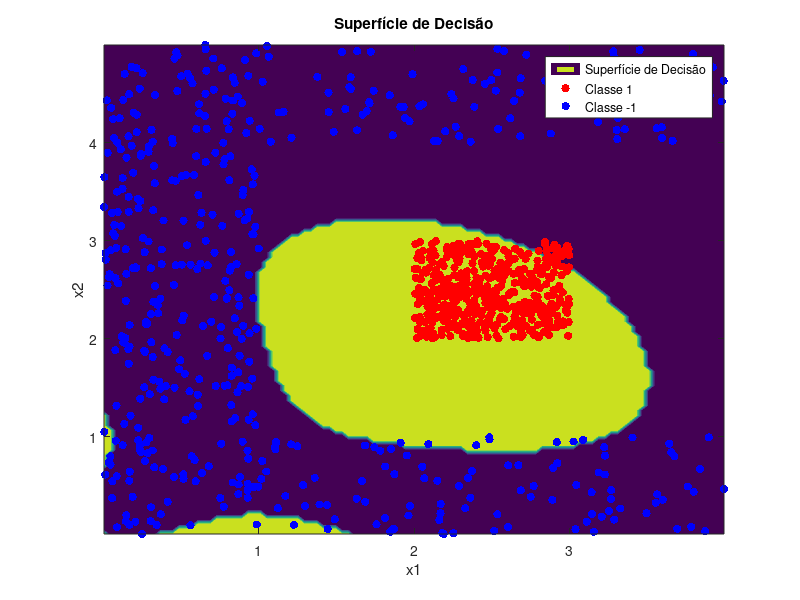

Reproduce this figure in MATLAB.
clear;
clc;
close
dados = load('two_classes.dat');
x = dados(:, 1:2);
y = dados(:, 3);
N = size(x, 1);  % Número de amostras
p = 2;  % Dimensionalidade dos dados (correspondente ao número de características em x)
q = 10;  % Número de centros

X = x';  % Transpor para que as colunas representem amostras
D = y';  % Transpor para alinhar as dimensões com X
C = randn(p, q);  % Inicializar aleatoriamente os centros com a dimensionalidade correta
sigma = 1;  % Parâmetro sigma da RBF
Z = zeros(q, N);  % Inicializar a matriz Z

% Calcular os valores da RBF
for i = 1:N
    for j = 1:q
        u = norm(X(:, i) - C(:, j));
        fu = exp((-u^2) / (2 * sigma^2));
        Z(j, i) = fu;
    end
end

% Adicionar o termo do Bias em Z
Z = [(-1) * ones(1, N); Z];

% Calcular a matriz de pesos M
M = (D * Z') / (Z * Z');

% Realizar as previsões
acerto = 0;
for i = 1:N
    % Previsão baseada no sinal de M * Z(:, i)
    if M * Z(:, i) > 0
        previsao = 1;
    else
        previsao = -1;
    end

    desejado = D(i);  % O valor desejado da classe

    % Verifica se a previsão está correta
    if previsao == desejado
        acerto = acerto + 1;
    end
end

% Calcular a taxa de acerto
tx = acerto / N;
disp(['Taxa de acerto: ', num2str(tx * 100), '%']);

% Criar uma grade de pontos no espaço das características
[x1Grid, x2Grid] = meshgrid(linspace(min(x(:,1)), max(x(:,1)), 100), linspace(min(x(:,2)), max(x(:,2)), 100));

% Inicializar a matriz para as previsões da superfície de decisão
ZGrid = zeros(size(x1Grid));

% Fazer previsões para cada ponto na grade
for i = 1:numel(x1Grid)
    ponto = [x1Grid(i); x2Grid(i)];
    Ztemp = zeros(q, 1);

    for j = 1:q
        u = norm(ponto - C(:, j));
        fu = exp((-u^2) / (2 * sigma^2));
        Ztemp(j) = fu;
    end

    Ztemp = [-1; Ztemp];  % Adicionar o termo de viés
    if M * Ztemp > 0
        ZGrid(i) = 1;
    else
        ZGrid(i) = -1;
    end
end

% Plotar os dados e a superfície de decisão
figure;
contourf(x1Grid, x2Grid, ZGrid, 'LineColor', 'none');  % Plotar a superfície de decisão
hold on;
scatter(x(y == 1, 1), x(y == 1, 2), 'r', 'filled');  % Plotar os dados da classe 1
scatter(x(y == -1, 1), x(y == -1, 2), 'b', 'filled');  % Plotar os dados da classe -1
title('Superfície de Decisão');
xlabel('x1');
ylabel('x2');
legend('Superfície de Decisão', 'Classe 1', 'Classe -1');
hold off;

